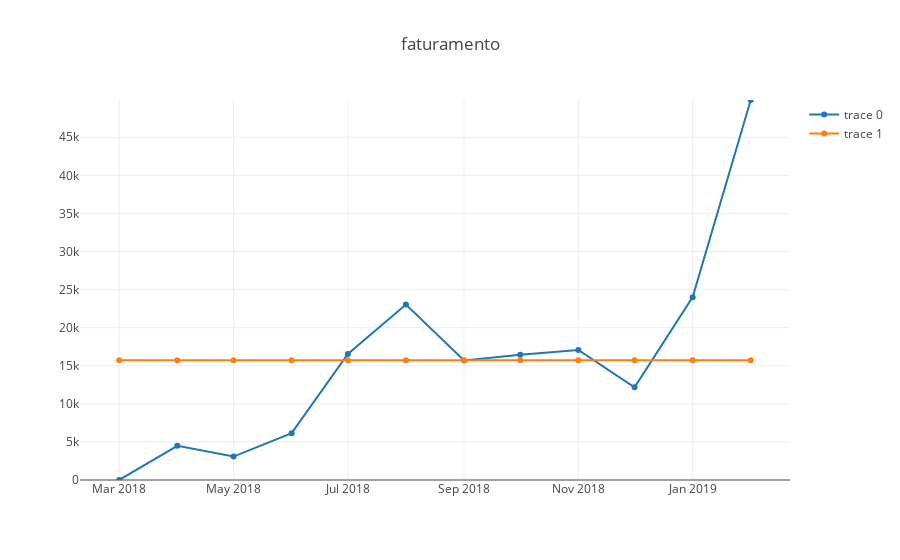

Notebook source saved alongside this figure:
### Code cell
plot('02.853.999/0001-47')
